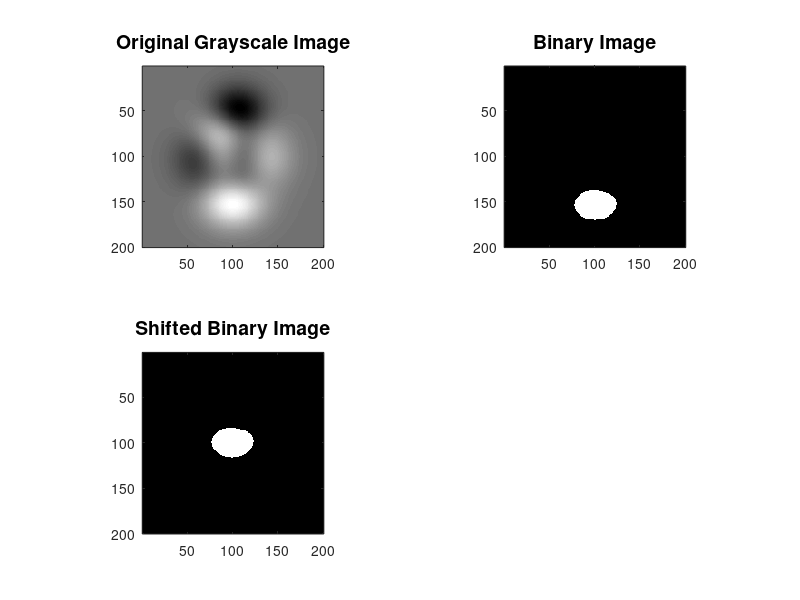

This chart was generated by the following MATLAB code:
% Demo to Shift a Region in a Binary Image
fontSize = 14;
grayImage = peaks(200);
subplot(2,2,1);
imshow(grayImage, []);
title('Original Grayscale Image','FontSize',fontSize);
axis on;
% Enlarge figure to full screen
set(gcf, 'units', 'normalized', 'outerposition',[0 0 1 1]); % Maximize Figure

binaryImage = grayImage > 5;
subplot(2,2,2);
imshow(binaryImage, []);
title('Binary Image','FontSize',fontSize);
axis on;

% Find Centroid of Binary Region
measurements = regionprops(binaryImage, 'Centroid');
[rows, columns] = size(binaryImage);
rowsToShift = round(rows/2 - measurements.Centroid(2));
columnsToShift = round(columns/2 - measurements.Centroid(1));

% Call circshift to move region to center
shiftedImage = circshift(binaryImage, [rowsToShift, columnsToShift]);
subplot(2,2,3);
imshow(shiftedImage, []);
title('Shifted Binary Image', 'FontSize', fontSize);
axis on;




